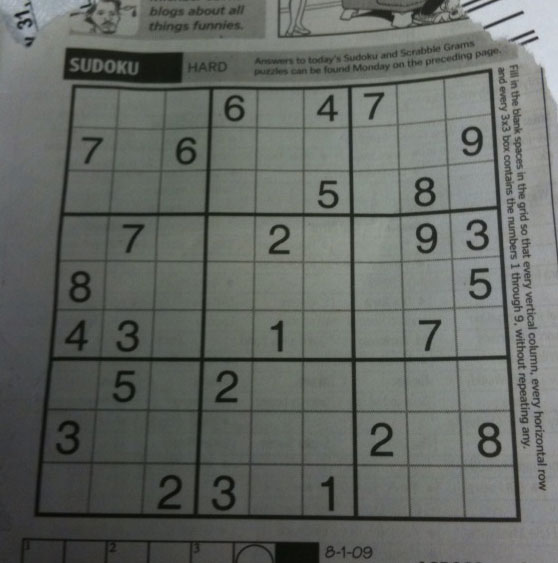
#> input picture sudoku.png, 558 x 563 px
$ python hough_line_transform_opencv_python.py
#> lines starting #> are read from the running program, lines starting #| are printed output that depends on the picture
import cv2 as cv
import numpy as np

img = cv.imread('sudoku.png')
#> img is the input picture: shape (563, 558, 3); mean B, G, R 99.5, 104.1, 100
gray = cv.cvtColor(img, cv.COLOR_BGR2GRAY)
edges = cv.Canny(gray, 50, 150, apertureSize=3)
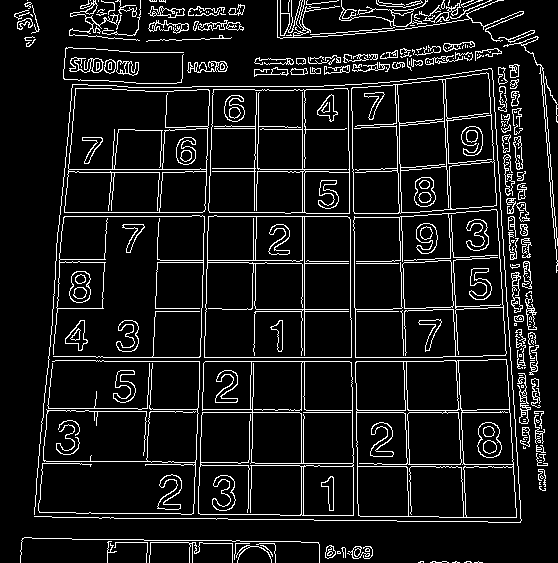
#> edges: shape (563, 558); 9.4% white in thin lines or dots
cv.imshow('image1', edges)
lines = cv.HoughLines(edges, 1, np.pi/180, 100)
#> lines = 379 rows, first 8: [361, 1.57], [357, 1.57], [304, 0], [412, 1.57], [212, 0.0349], [216, 0.0349], [216, 1.57], [-349, 3.12]

for line in lines:
    rho, theta = line[0]
    a = np.cos(theta)
    b = np.sin(theta)
    x0 = a*rho
    y0 = b*rho
    x1 = int(x0 + 1000 * (-b))
    y1 = int(y0 + 1000*a)
    x2 = int(x0 - 1000 * (-b))
    y2 = int(y0 - 1000* a)
    print(x1, y1, x2, y2)
    cv.line(img, (x1, y1), (x2,y2), (0,0,255), 2)
#> this loop made 379 passes
#> (rho, theta, a, b, x0, y0, x1, y1) on passes 1 to 3: (361, 1.57, -4.37e-08, 1, -1.58e-05, 361, -1000, 360), (357, 1.57, -4.37e-08, 1, -1.56e-05, 357, -1000, 356), (304, 0, 1, 0, 304, 0, 304, 1000)
#| -1000 360 999 361
#| -1000 356 999 357
#| 304 1000 304 -1000
#| -1000 411 999 412
#| 176 1006 246 -991
#| 180 1006 250 -991
#| -1000 215 999 216
#| 331 -1005 366 993
#> (further printed lines are left out)
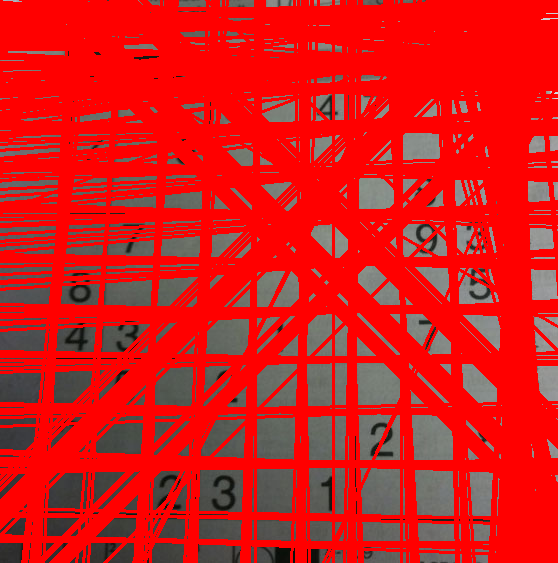
#> img: shape (563, 558, 3); mean B, G, R 27.2, 28.5, 211.3

cv.imshow('image', img)
cv.waitKey(0)
cv.destroyAllWindows()
